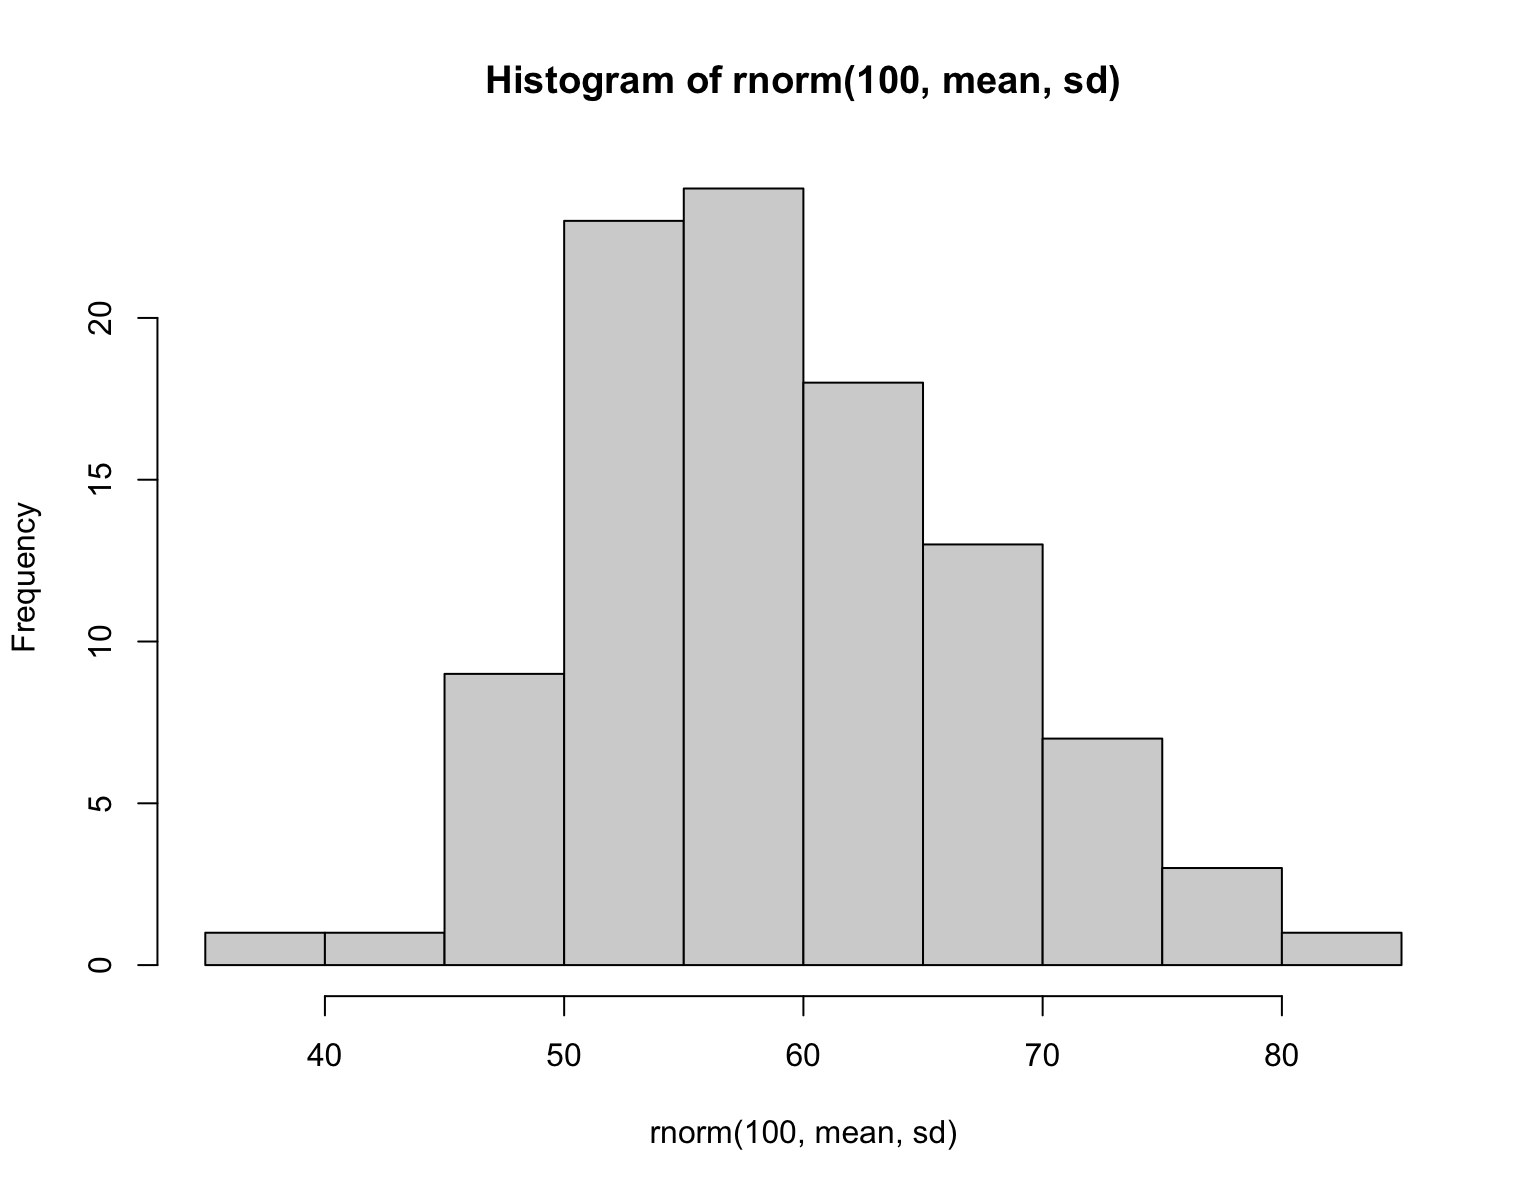

Reproduce this figure in R.
mean <- 60
sd <- 10

pnorm(90, mean, sd) - pnorm(80, mean, sd)
1 - pnorm(90, mean, sd)

qnorm(0.25, mean, sd)
qnorm(0.50, mean, sd)

hist(rnorm(100, mean, sd))
